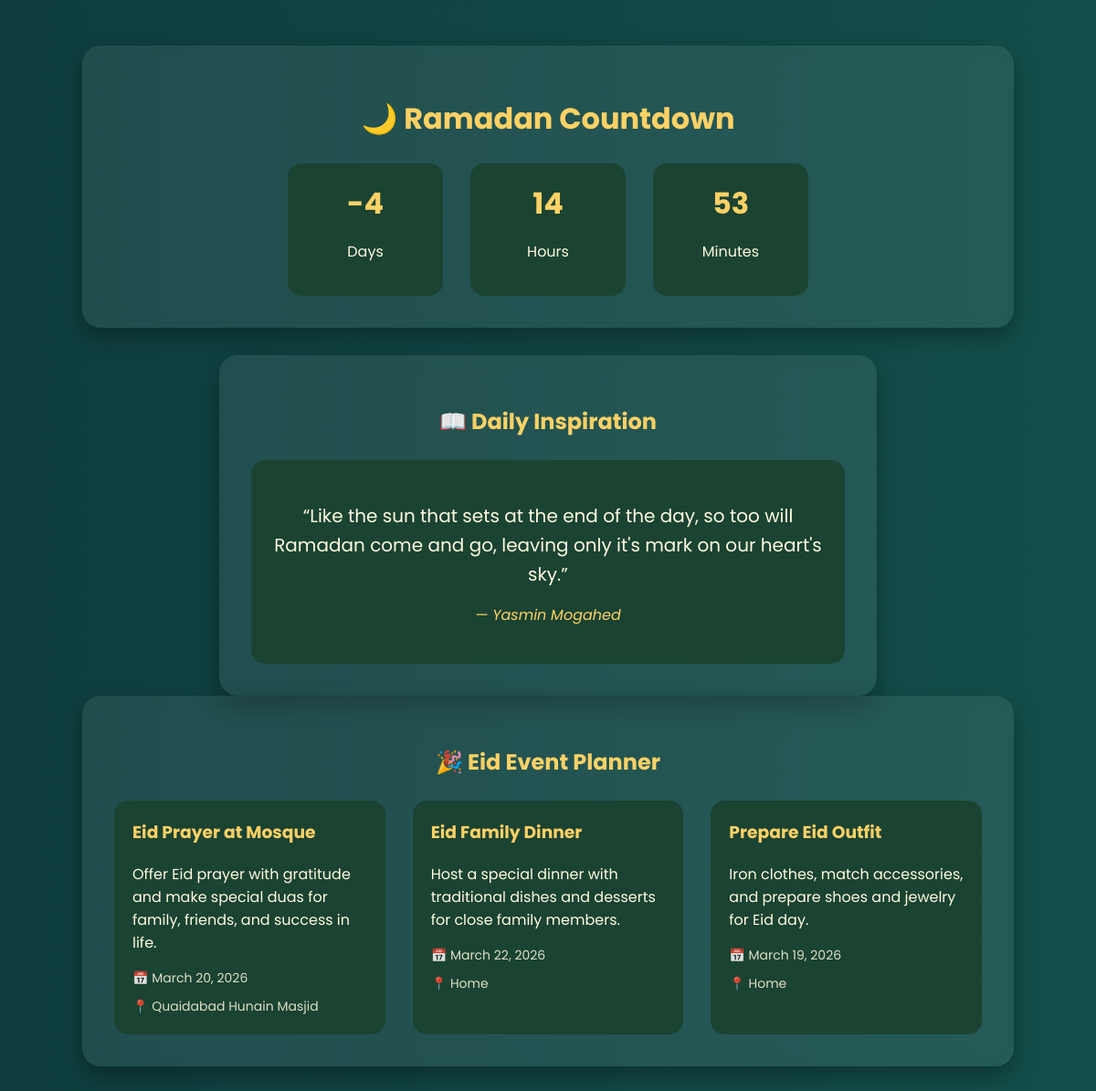
The page / on the database its author committed.
### planner/models.py (models this page shows, shortened)
class Quote(models.Model):
    text = models.TextField()
    author = models.TextField()

class EidEvent(models.Model):
    title  = models.CharField(max_length=200)
    description = models.TextField()
    event_date = models.DateField()
    location = models.CharField(max_length=200, blank=True)
    completed = models.BooleanField(default=False)

### planner/views.py (the view)
# urls.py: path('', views.home, name='home'),
def home(request):
      ramadan_date = datetime(2026, 2, 18)
      now = datetime.now()
      time_remaining = ramadan_date - now
      days = time_remaining.days
      seconds = time_remaining.seconds
      hours = seconds // 3600
      minutes = (seconds % 3600) // 60
      quotes = Quote.objects.all()
      quote = None
      if quotes.exists():
        quote = random.choice(quotes)
      events = EidEvent.objects.all()
      context = {
        'days': days,
        'hours': hours,
        'minutes': minutes,
        'quote': quote,
        'events': events
    }
      return render(request, 'planner/home.html', context)

### planner/templates/planner/home.html (shortened to what this page needs)
{% load static %}
<!DOCTYPE html>
<html>
<head>
    <link rel="stylesheet" href="{% static 'planner/styles.css' %}">
</head>
<body>
<div class="main-container">
    <div class="card">
        <h1>🌙 Ramadan Countdown</h1>
        <div class="time-box">
            <div class="time-card">
                <h2>{{ days }}</h2>
                <p>Days</p>
            </div>
            <div class="time-card">
                <h2>{{ hours }}</h2>
                <p>Hours</p>
            </div>
            <div class="time-card">
                <h2>{{ minutes }}</h2>
                <p>Minutes</p>
            </div>
        </div>
    </div>
    <div class="card quote-section">
        <h2>📖 Daily Inspiration</h2>
        {% if quote %}
        <div class="quote-card">
            <p class="quote-text">
                “{{ quote.text }}”
            </p>
            <p class="quote-author">
                — {{ quote.author }}
            </p>
        </div>
        {% else %}
        <p style="text-align:center;">No quote available.</p>
        {% endif %}
    </div>
    <div class="card">
        <h2>🎉 Eid Event Planner</h2>
        <div class="event-grid">
            {% for event in events %}
            <div class="event-card">
                <h3>{{ event.title }}</h3>
                <p>{{ event.description }}</p>
                <div class="event-meta">
                    <span>📅 {{ event.event_date }}</span>
                    {% if event.location %}
                    <span>📍 {{ event.location }}</span>
                    {% endif %}
                </div>
            </div>
            {% empty %}
            <p>No events added yet.</p>
            {% endfor %}
        </div>
    </div>
</div>
</body>
</html>

### planner/static/planner/styles.css (style rules this page uses)
body { margin: 0; font-family: 'Poppins', sans-serif; background: linear-gradient(to right, #0f3d3e, #134e4a); color: #fefae0; }
.main-container { width: 85%; margin: auto; padding: 50px 0; }
.card { background: rgba(255, 255, 255, 0.08); padding: 35px; gap: 30px; border-radius: 20px; margin-bottom: 30px; box-shadow: 0 10px 25px rgba(0, 0, 0, 0.3); backdrop-filter: blur(6px); }
h1, h2 { text-align: center; color: #ffd166; margin-bottom: 25px; }
.time-box { display: flex; justify-content: center; gap: 30px; flex-wrap: wrap; }
.time-card { background: #1b4332; padding: 20px 35px; border-radius: 15px; text-align: center; min-width: 100px; transition: 0.3s; }
.time-card h2 { margin: 0; font-size: 32px; }
.quote-section { max-width: 650px; margin: auto; }
.quote-card { background: #1b4332; padding: 25px; border-radius: 15px; text-align: center; }
.quote-text { font-size: 20px; line-height: 1.6; margin-bottom: 15px; }
.quote-author { font-style: italic; color: #ffd166; }
.event-grid { display: grid; grid-template-columns: repeat(auto-fit, minmax(250px, 1fr)); gap: 30px; }
.event-card { background: #1b4332; padding: 20px; border-radius: 15px; transition: 0.3s ease; }
.event-card h3 { margin-top: 0; color: #ffd166; }
.event-meta { margin-top: 10px; font-size: 14px; opacity: 0.85; display: flex; flex-direction: column; gap: 10px; }

### rows shown on the page
Quote: text "Like the sun that sets at the end of the day, so too will Ramadan come and go, leaving only it's mark on our heart's sky.", author "Yasmin Mogahed"
EidEvent: title "Eid Prayer at Mosque", description "Offer Eid prayer with gratitude and make special duas for family, friends, and success in life.", event_date "March 20, 2026", location "Quaidabad Hunain Masjid"
EidEvent: title "Eid Family Dinner", description "Host a special dinner with traditional dishes and desserts for close family members.", event_date "March 22, 2026", location "Home"
EidEvent: title "Prepare Eid Outfit", description "Iron clothes, match accessories, and prepare shoes and jewelry for Eid day.", event_date "March 19, 2026", location "Home"
